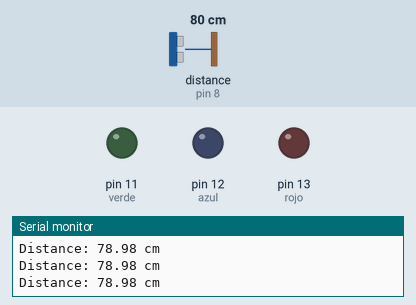
Simulated run of this sketch. Board: Arduino Uno, built with avr-gcc and run on an emulated ATmega328P. Parts: output pins drawn as LEDs (lit = HIGH), the last lines printed to the serial monitor. Wiring (inferred from the names in the program): ultrasonic range finder: trigger pin 9; echo pin 8. Inputs (shaded band) come from the test bench; at power-on: distance to the obstacle (sensor on pin 8) 80 cm. The echo pulse lasts 58.3 µs per cm; pins used as bus, display or sensor lines are not drawn.

Above: at 1.2 s.
1.3 s: distance to the obstacle (sensor on pin 8) set to 28 cm
2.9 s: distance to the obstacle (sensor on pin 8) set to 22 cm
At 4.1 s:
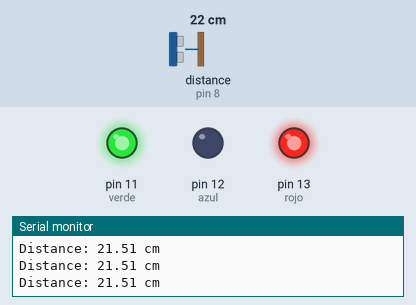
4.8 s: distance to the obstacle (sensor on pin 8) set to 35 cm
At 5.5 s:
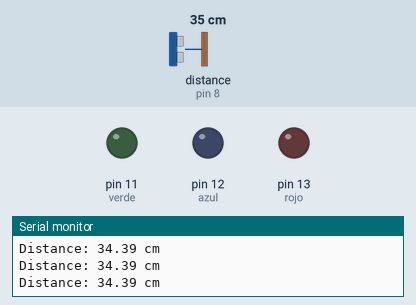
6.5 s: distance to the obstacle (sensor on pin 8) set to 2 cm
At 8.0 s:
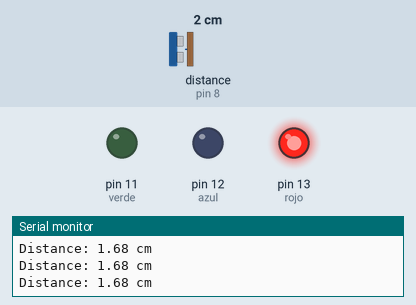
8.3 s: distance to the obstacle (sensor on pin 8) set to 18 cm
At 9.2 s:
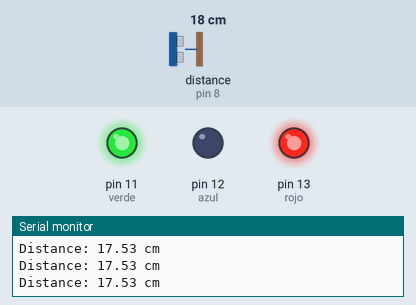
Timing chart, 0 to 11.0 s (numbered marks = the images above; inputs shaded):
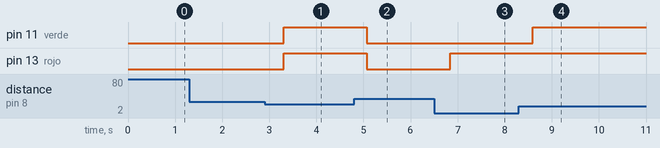

Measured:
- the behaviour switches between 26 and 25 cm on distance to the obstacle (sensor on pin 8) (found by bisection; images 0 and 1)
- after the input at 2.9 s, pin 11 (verde), pin 13 (rojo): LOW → HIGH after 0.40 s
- after the input at 4.8 s, pin 11 (verde), pin 13 (rojo): HIGH → LOW after 0.27 s
- after the input at 6.5 s, pin 13 (rojo): LOW → HIGH after 0.34 s
- after the input at 8.3 s, pin 11 (verde): LOW → HIGH after 0.30 s

The sketch:

ejercicio10.ino
```cpp
#define ecoPin 8
#define trigPin 9
#define rojo 13
#define azul 12
#define verde 11
void setup()
{
 Serial.begin(9600);
 pinMode(ecoPin, INPUT);
 pinMode(trigPin, OUTPUT);
 pinMode(rojo, OUTPUT);
 pinMode(azul, OUTPUT);
 pinMode(verde, OUTPUT);
}

void loop()
{
  digitalWrite(trigPin, LOW);
  delayMicroseconds(5);
  digitalWrite(trigPin, HIGH);
  delayMicroseconds(10);
  digitalWrite(trigPin, LOW);

  int duration = pulseIn(ecoPin, HIGH);

  double cm = duration*0.034/2;
  Serial.print("Distance: ");
  Serial.print(cm);
  Serial.println(" cm");
  delay(250);

  if(cm < 5){ // rojo
    analogWrite(rojo, 255);
  }
  else if(cm < 10){ // anaranjado
    analogWrite(rojo, 255);
    analogWrite(verde, 30);
  }
  else if(cm < 25){ // amarillo
    analogWrite(rojo, 255);
    analogWrite(verde, 255);
  }
  else{
    analogWrite(rojo, 0);
    analogWrite(verde, 0);
  }

}
```
